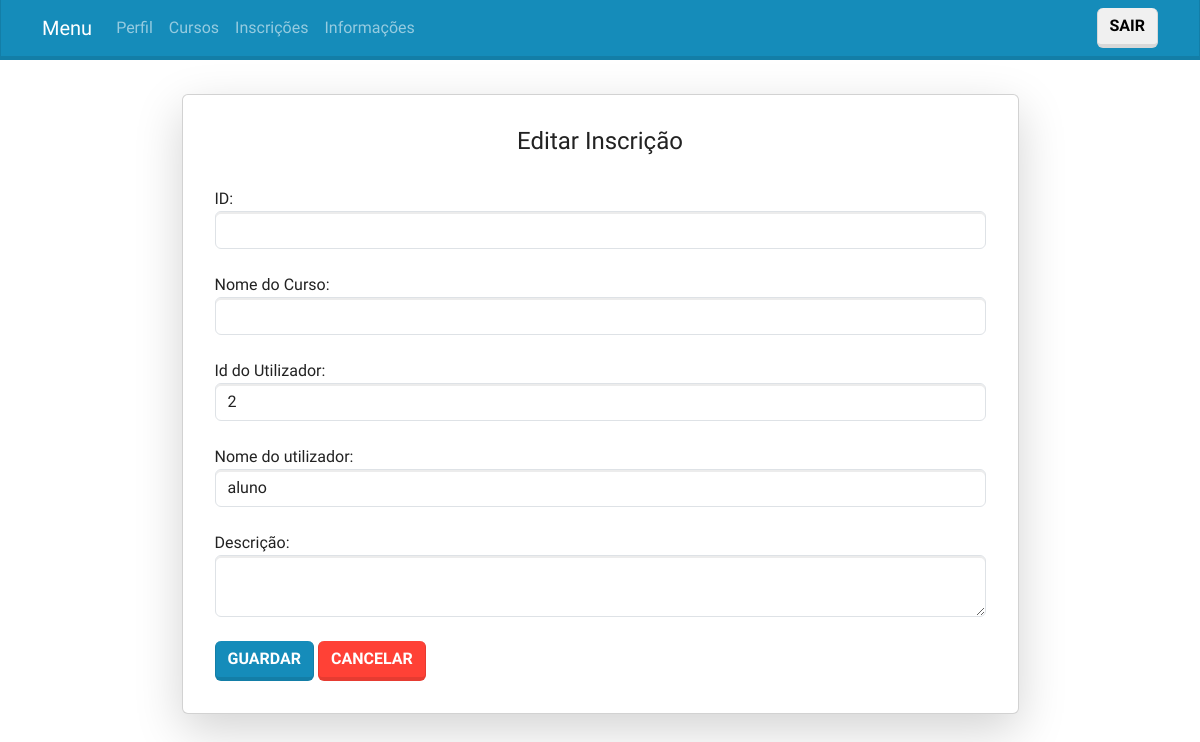
The page /paginas/editarInscricaoformulario.php (signed in) on the database as committed earlier.
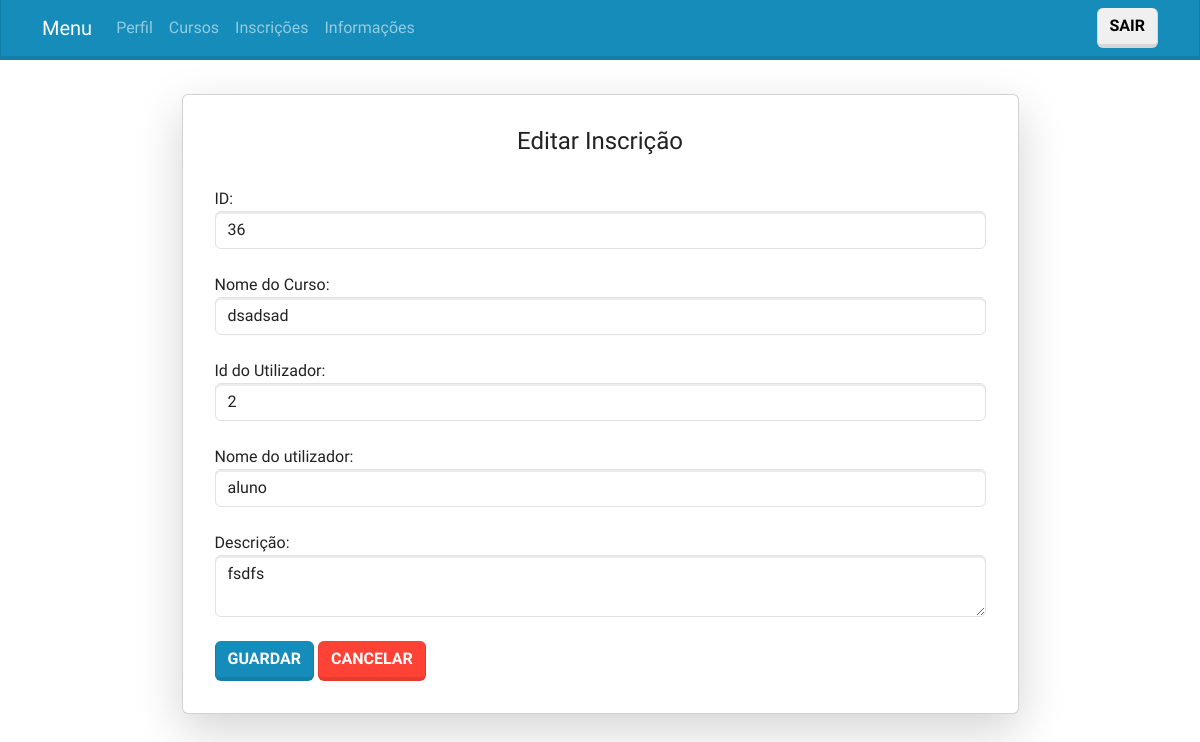
The same page on the database as committed later.
### tables this page shows
CREATE TABLE `inscricao` (
  `id_utilizador` int(40) NOT NULL,
  `id_curso` int(40) NOT NULL,
  `descricao` varchar(200) NOT NULL,
  `estado` int(1) NOT NULL DEFAULT 0
);

CREATE TABLE `curso` (
  `id_curso` int(40) NOT NULL,
  `nome` varchar(100) NOT NULL,
  `descricao` varchar(100) NOT NULL,
  `vagas` int(40) NOT NULL,
  `vagas_preenchidas` int(40) NOT NULL,
  `data_inicio` date NOT NULL,
  `data_fim` date NOT NULL,
  `metodo_selecao` varchar(100) NOT NULL
);

### paginas/editarInscricaoformulario.php (the view, shortened to what this page needs)
<!DOCTYPE html>
<?php include 'cabecalho.php'?>
<?php if (isset($_SESSION['tipo_utilizador']) && $_SESSION['tipo_utilizador'] == 1) : ?>
<html lang="pt">
<head>
    <link rel="stylesheet" href="bootstrap.css">
</head>
<body>
    <?php
    $sql = "SELECT c.nome AS nome_curso, i.descricao AS descricao, i.id_curso, i.id_utilizador
                FROM inscricao i INNER JOIN curso c
                ON i.id_curso = c.id_curso
                WHERE i.id_utilizador = '{$_SESSION['id_utilizador']}'";
    $result = mysqli_query($conn, $sql);
    $row = mysqli_fetch_array($result);
    ?>
    <div class="container d-flex justify-content-center align-items-center mt-5" style="height: 80vh;">
        <div class="card shadow-lg p-3 mb-5 bg-white rounded w-75 align-items-center ">
            <div class="card-body w-100">
                <h4 class="card-title text-center">Editar Inscrição</h4>
                <br>
                <form id="form1" name="form1" method="post" action="editarinscricao.php">
                    <div class="form-group">
                        <label for="id_curso">ID:</label>
                        <input type="text" class="form-control" name="id_curso" value="<?php echo $row['id_curso'] ?>" required readonly>
                    </div>
                    <br>
                    <div class="form-group">
                        <label for="nome">Nome do Curso:</label>
                        <input type="text" class="form-control" name="nome_curso" value="<?php echo $row['nome_curso'] ?>" required readonly>
                    </div>
                    <br>
                    <div class="form-group">
                        <label for="vagas">Id do Utilizador:</label>
                        <input type="text" class="form-control" name="id_utilizador" value="<?php echo $_SESSION['id_utilizador']; ?>" required readonly>
                    </div>
                    <br>
                    <div class="form-group">
                        <label for="vagas">Nome do utilizador:</label>
                        <input type="text" class="form-control" name="nome_utilizador" value="<?php echo $_SESSION['nome']; ?>" required readonly>
                    </div>
                    <br>
                    <div class="form-group">
                        <label for="descricao">Descrição:</label>
                        <textarea type="text" class="form-control" name="descricao" required><?php echo $row['descricao'] ?></textarea>
                    </div>
                    <br>
                    <input type="submit" name="Submit" value="Guardar" class="btn btn-primary"/>
                    <a type="button" class="btn btn-danger" href="inscricoes.php">Cancelar</button></a>
                </form>
            </div>
        </div>
    </div>
</body>
</html>
<?php else:
    header("Location:Erro.php");?>
<?php endif ?>

Rows that differ between the two databases and show on the page:
added inscricao: id_curso "36", nome_curso "dsadsad", descricao "fsdfs"
